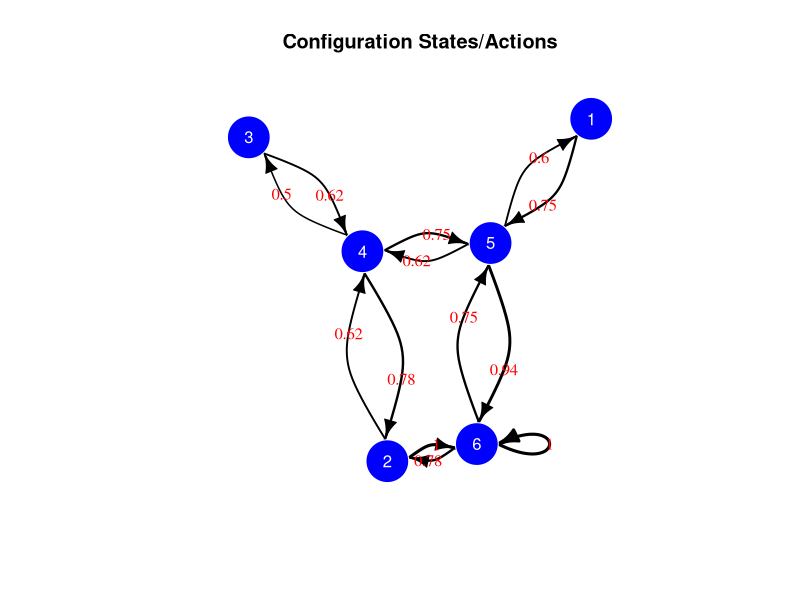

Generate this figure with R: (Note: this script raises an error after producing the figure.)
#exmaple of Q-learning simulating a decision policy based on a setting with 5 rooms (=states) and actions (=door) to reach a certain room (=final goal)

library(igraph);

#Function: trainer for Q based on equation  Q(state, action) = R(state, action) + Gamma * Max[Q(next state, all actions)]

Q.learning.train <-function(s, a, Q, R, gamma, goal_st, epi){
  
  for(i in 1:epi){
    
    st <- sample(s, size=1, replace=TRUE) #set random initial set
    n_st <- st
    
    while(st!=goal_st){
      
      st <- n_st   #initialize current state as new state
      at <- sample(a, size=1, replace=TRUE) #set random action
      n_st <- at                           #state after action at
      
        if(is.na(R[st, at])==TRUE){
            Q[st,at] <- 0
                    } else {
            Q[st,at] <- R[st, at]+ gamma*max(Q[n_st, ])
                    }
        }
    }
  return(Q/max(Q))
}


#Function: policy maker

Q.learning.policy <-function(Q, in_st, goal_st){
  
  pi <-c()
  st <-in_st
 
  pi[1] <- in_st
 
  while(st!=goal_st){
    
    st <- match(max(Q[st,]), Q[st,])
    
    pi <- append(pi,st)
  }
  print(pi)
}

#Function: create a graph to plot using the igraph library of the configuration of states and actions according to the R matrix

Q.learning.graph <-function(R,s,a,Q){
  
  v <- c()
  for(i in 1:nrow(R)){
    
    for(j in 1:ncol(R)){
      if(is.na(R[i,j])==FALSE){
        v <- append(v, c(i,j))
      }
    }
  }
  
  g <- graph(v)
  V(g)$name  <- toupper(as.character(s))
  E(g)$weight <-Q.learning.graph.extweigths(Q)
  E(g)$name <-toupper(as.character(round(Q.learning.graph.extweigths(Q), digits=2)))
  return(g)
}

#Function: extract edge weigths from Q matrix

Q.learning.graph.extweigths <-function(Q){
  
  w <-c()
  for(i in 1:nrow(Q)){
    
    for(j in 1:ncol(Q)){
      if(Q[i,j]!=0){
        w <- append(w, Q[i,j])
      }
    }
  }
  
 return(w) 
}


#Function: plot a graph using the igraph library of the configuration of states and actions according to the R matrix

Q.learning.graph.plot <-function(R,s,a,Q){
  plot.igraph(Q.learning.graph(R,s,a,Q), main="Configuration States/Actions", layout = layout.fruchterman.reingold, vertex.size = 25, vertex.color="blue", vertex.frame.color= "white", vertex.label=V(Q.learning.graph(R,s,a,Q))$name, vertex.label.color = "white", vertex.label.family = "sans", edge.label=E(Q.learning.graph(R,s,a,Q))$name, edge.label.color = "red", edge.curved=TRUE, edge.width=3*Q.learning.graph.extweigths(Q), edge.color="black")
}

#Function: create sequence of plots indicating the application of the optimal policy

Q.learning.graph.optpoli <-function(R,s,a,Q, in_st, goal_st){
  
  g <- Q.learning.graph(R,s,a,Q)
  V(g)$color <- c("blue")
  E(g)$color <- c("black")
  pi <- Q.learning.policy(Q, in_st, goal_st)
  
  for(i in 1:length(pi)){
    
    if(i!=length(pi)){
    V(g)$color[pi[1:i]] <- c("red")
    E(g)[from(pi[i]) & to(pi[i+1])]$color <- c("red")
    plot.igraph(Q.learning.graph(R,s,a,Q), main="Configuration States/Actions", layout = layout.fruchterman.reingold, vertex.size = 25, vertex.color=V(g)$color, vertex.frame.color= "white", vertex.label=V(Q.learning.graph(R,s,a,Q))$name, vertex.label.color ="white" , vertex.label.family = "sans", edge.label=E(Q.learning.graph(R,s,a,Q))$name, edge.label.color = "red", edge.curved=TRUE, edge.width=3*Q.learning.graph.extweigths(Q), edge.color=E(g)$color)
    } else {
      V(g)$color[pi[1:i]] <- c("red")
      plot.igraph(Q.learning.graph(R,s,a,Q), main="Configuration States/Actions", layout = layout.fruchterman.reingold, vertex.size = 25, vertex.color=V(g)$color, vertex.frame.color= "white", vertex.label=V(Q.learning.graph(R,s,a,Q))$name, vertex.label.color ="white" , vertex.label.family = "sans", edge.label=E(Q.learning.graph(R,s,a,Q))$name, edge.label.color = "red", edge.curved=TRUE, edge.width=3*Q.learning.graph.extweigths(Q), edge.color=E(g)$color)
    }
    }
}


#initialize space of states, actions and goal state

s_data=seq(from=1, to=6, by=1)
a_data=seq(from=1, to=6, by=1) #action i represents moving to state i
goal_st_data=6

#initialize instant reward matrix R. Values of NA represent "not ammissible" choices of doors. The training will produce policies that do not go through these.
R_data=matrix(c(NA, NA, NA, NA, 0, NA, NA, NA, NA, 0, NA, 100, NA, NA, NA, 0, NA, NA, NA, 0, 0, NA, 0, NA, 0, NA, NA, 0, NA, 100, NA, 0, NA, NA, 0, 100), ncol=6, nrow=6, byrow=TRUE)

#initialize the matrix Q, learning parameter gamma and number of episodes for training
Q_data=matrix(rep(0, times=36), ncol=6, nrow=6)
gamma_data=0.8
epi_data=100



Q_data <- Q.learning.train(s_data, a_data, Q_data, R_data, gamma_data, goal_st_data, epi_data)
Q.learning.policy(Q_data, 1, goal_st_data)
Q.learning.graph.plot(R_data,s_data,a_data,Q_data)
Q.learning.graph.optpoli(R_data,s_data,a_data,Q_data, 3, 6)


